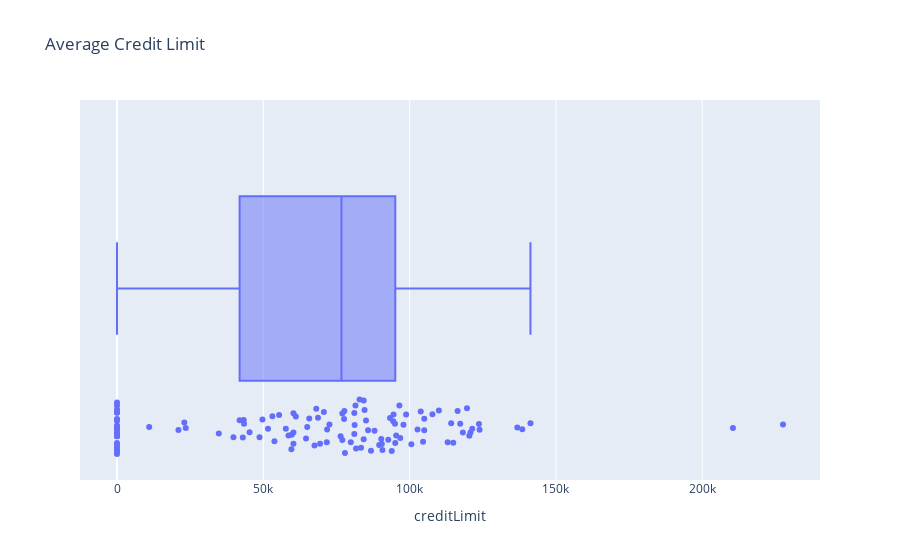

The notebook cell this image was saved under:
### Code cell
Graf3 = px.box(df, x="creditLimit", title="Average Credit Limit", points="all")
Graf3.show()

### Figure 1 — Plotly figure (JSON) as saved in the notebook; plotly's stock layout.template omitted (floating-point values rounded to 4 significant figures)
{"data": [{"alignmentgroup": "True", "boxpoints": "all", "hovertemplate": "creditLimit=%{x}<extra></extra>", "legendgroup": "", "marker": {"color": "#636efa"}, "name": "", "notched": false, "offsetgroup": "", "orientation": "h", "showlegend": false, "type": "box", "x": [21000, 71800, 117300, 118200, 81700, 210500, 0, 59700, 64600, 114900, 227600, 53100, 83400, 123900, 103800, 138500, 100600, 84600, 97900, 96800, 0, 0, 82900, 84300, 43400, 84300, 81200, 76400, 96500, 136800, 69400, 23000, 92700, 90300, 68700, 90700, 0, 53800, 58600, 60300, 11000, 0, 120800, 48700, 0, 105000, 93900, 61100, 0, 113000, 68100, 77900, 120400, 89600, 0, 107800, 119600, 93300, 123700, 0, 141300, 95100, 0, 0, 90500, 79900, 102700, 94500, 105000, 88000, 77000, 43000, 51600, 98800, 0, 81100, 59600, 57700, 0, 65000, 81100, 0, 77700, 0, 41900, 114200, 0, 0, 70700, 23500, 71700, 81500, 121400, 94400, 95000, 0, 86800, 77000, 67500, 0, 49700, 116400, 77600, 45300, 95400, 39800, 104600, 0, 85800, 0, 60300, 34800, 55400, 0, 0, 0, 65700, 72600, 60300, 43300, 85100, 110000], "x0": " ", "xaxis": "x", "y0": " ", "yaxis": "y"}], "layout": {"boxmode": "group", "legend": {"tracegroupgap": 0}, "title": {"text": "Average Credit Limit"}, "xaxis": {"anchor": "y", "domain": [0, 1], "title": {"text": "creditLimit"}}, "yaxis": {"anchor": "x", "domain": [0, 1]}}}
